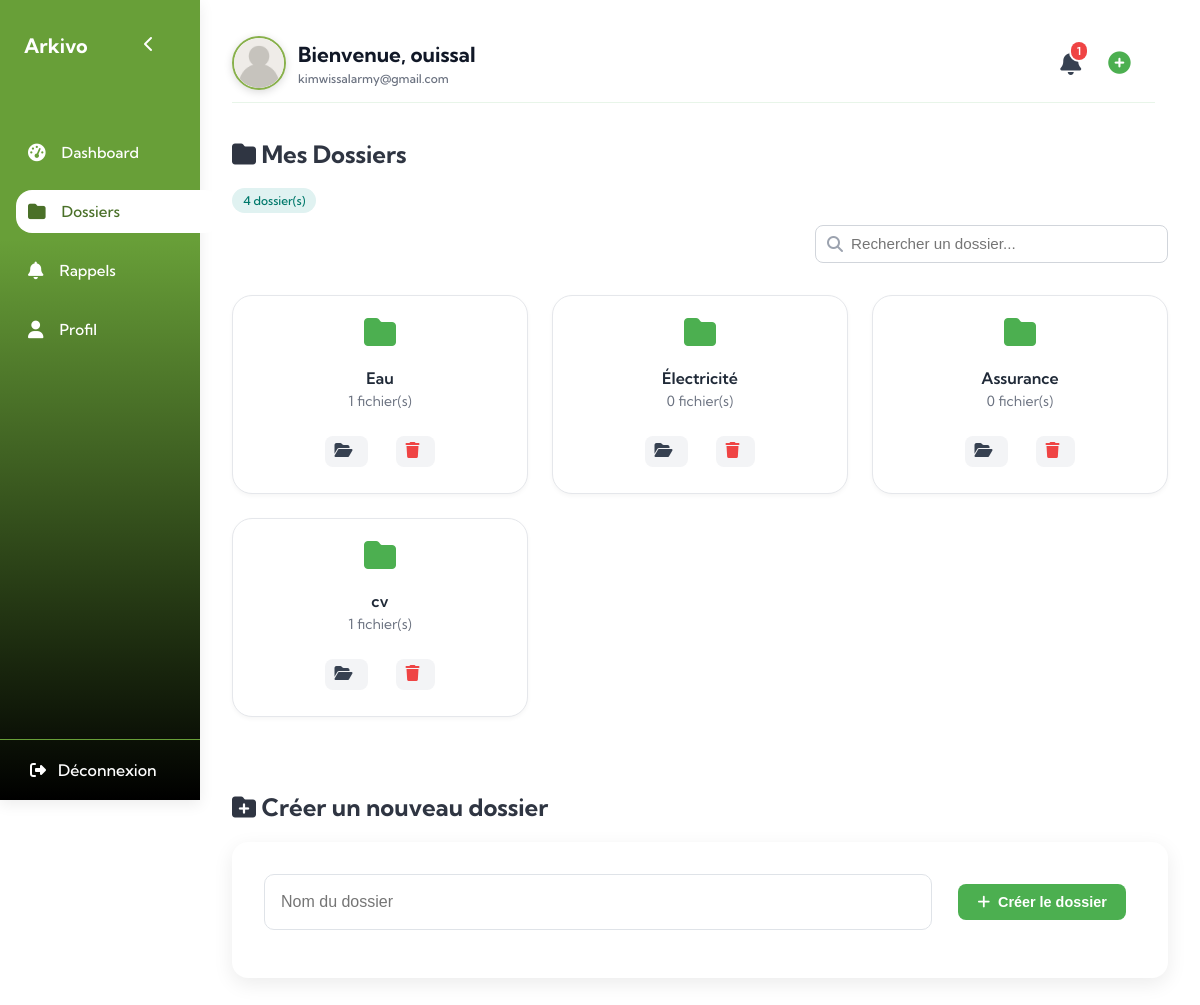
/folder (signed in), run on the app's committed database.
### tables this page shows
CREATE TABLE folders (
        id INTEGER PRIMARY KEY AUTOINCREMENT,
        name TEXT NOT NULL,
        user_id INTEGER NOT NULL,
        created_at TIMESTAMP DEFAULT CURRENT_TIMESTAMP,
        FOREIGN KEY (user_id) REFERENCES users(id)
    );

### application.py (the view)
@app.route('/folder')
def folders():
    if 'user_id' not in session:
        return redirect(url_for('index'))
    db = get_db()
    user_id = session['user_id']
    notifications = db.execute('''
        SELECT * FROM notifications
        WHERE user_id = ?
        ORDER BY id DESC
        LIMIT 10
    ''', (user_id,)).fetchall()
    notif_count = db.execute("SELECT COUNT(*) FROM notifications WHERE user_id = ?", (user_id,)).fetchone()[0]
    folders = db.execute('''
        SELECT folders.*, COUNT(files.id) AS file_count
        FROM folders
        LEFT JOIN files ON folders.id = files.folder_id
        WHERE folders.user_id = ?
        GROUP BY folders.id
    ''', (user_id,)).fetchall()
    return render_template('folder.html',
                           folders=folders,
                           notifications=notifications,
                           notif_count=notif_count)

### application.py (called while the page is built)
def get_db():
    conn = sqlite3.connect('app.db')
    conn.row_factory = sqlite3.Row
    return conn

@app.before_request
def load_profile_picture():
    user_id = session.get('user_id')
    if user_id and 'profile_pic' not in session:
        db = get_db()
        user = db.execute('SELECT profile_pic FROM users WHERE id = ?', (user_id,)).fetchone()
        if user and user['profile_pic']:
            session['profile_pic'] = url_for('static', filename=f'uploads/{user["profile_pic"]}')

### templates/folder.html (shortened to what this page needs)
<!DOCTYPE html>
<html lang="fr">
<head>
    <link rel="stylesheet" href="https://cdnjs.cloudflare.com/ajax/libs/font-awesome/6.5.0/css/all.min.css">
    <link rel="stylesheet" href="{{ url_for('static', filename='css/folder.css') }}" />
</head>
<body>
    <aside class="sidebar" id="sidebar">
        <div class="sidebar-header">
            <h1 class="logo notranslate">Arkivo</h1>
            <button class="toggle-btn" onclick="toggleSidebar()">
                <i class="fas fa-chevron-left" id="toggleIcon"></i>
            </button>
        </div>
        <nav class="sidebar-nav">
            <ul>
                <li><a href="{{ url_for('dashboard') }}"><i class="fas fa-tachometer-alt"></i> <span
                            class="link-text">Dashboard</span></a></li>
                <li><a href="{{ url_for('folders') }}" class="active"><i class="fas fa-folder"></i> <span
                            class="link-text">Dossiers</span></a></li>
                <li><a href="{{ url_for('reminders') }}"><i class="fas fa-bell"></i> <span
                            class="link-text">Rappels</span></a></li>
                <li><a href="{{ url_for('account') }}"><i class="fas fa-user"></i> <span
                            class="link-text">Profil</span></a></li>
            </ul>
        </nav>
        <div class="sidebar-footer">
            <a href="{{ url_for('logout') }}" class="logout-btn">
                <i class="fas fa-sign-out-alt"></i>
                <span class="logout-text">Déconnexion</span>
            </a>
        </div>
    </aside>
    <main class="dashboard-main" id="main">
        <section class="welcome-section fade-in">
            <div class="welcome-card">
                <div class="profile-info">
                    <div class="profile-pic">
                        <img src="{{ session.profile_pic or url_for('static', filename='img/default-profile.png') }}"
                            alt="Photo de profil" class="profile-image">
                    </div>
                    <div class="profile-text">
                        <h2>Bienvenue, {{ session.fullname }}</h2>
                        <p>{{ session.user_email }}</p>
                    </div>
                    <div class="notification-icon" title="Notifications" id="notifToggle">
                        <i class="fas fa-bell"></i>
                        {% if notif_count > 0 %}
                        <span class="badge" id="notifCount">{{ notif_count }}</span>
                        {% endif %}
                    </div>
                </div>
                <div class="upload-icon" title="Importer un fichier" onclick="openUploadModal()">
                    <i class="fas fa-plus-circle"></i>
                </div>
            </div>
        </section>
        <section class="dashboard-section fade-in">
            <div class="section-header">
                <h2><i class="fas fa-folder"></i> Mes Dossiers</h2>
                <span class="count-badge">{{ folders|length }} dossier(s)</span>
            </div>
            <div class="search-bar">
                <input type="text" id="searchInput" placeholder="Rechercher un dossier..." onkeyup="filterItems()"
                    style="padding-left: 2.2rem;">
            </div>
            <div class="folders-grid">
                {% if folders %}
                {% for folder in folders %}
                <div class="folder-card" onclick="openFilesModal({{ folder.id }})">
                    <div class="folder-icon">
                        <i class="fas fa-folder"></i>
                    </div>
                    <div class="folder-info">
                        <h3>{{ folder.name }}</h3>
                        <p>{{ folder.file_count or 0 }} fichier(s)</p>
                    </div>
                    <div class="folder-actions">
                        <button class="action-btn" title="Ouvrir le dossier"
                            onclick="event.stopPropagation(); openFilesModal({{ folder.id }})">
                            <i class="fas fa-folder-open"></i>
                        </button>
                        <form action="{{ url_for('delete_folder', folder_id=folder.id) }}" method="POST"
                            style="display: inline;" onclick="event.stopPropagation();">
                            <button type="submit" class="action-btn delete" title="Supprimer le dossier"
                                onclick="return confirm('Voulez-vous vraiment supprimer ce dossier ?')">
                                <i class="fas fa-trash"></i>
                            </button>
                        </form>
                    </div>
                </div>
                {% endfor %}
                {% endif %}
            </div>
        </section>
        <section class="dashboard-section fade-in">
            <div class="section-header">
                <h2><i class="fas fa-folder-plus"></i> Créer un nouveau dossier</h2>
            </div>
            <div class="folder-form-card">
                <form action="{{ url_for('add_folder') }}" method="POST" class="folder-form">
                    <div class="form-group">
                        <input type="text" name="folder_name" class="form-input" placeholder="Nom du dossier" required>
                        <button type="submit" class="btn btn-primary">
                            <i class="fas fa-plus"></i> Créer le dossier
                        </button>
                    </div>
                </form>
            </div>
        </section>
    </main>
</body>
</html>

### templates/folder.html (style rules this page uses)
button { padding: 8px 12px; margin: 10px; cursor: pointer; }
body { top: 0px !important; position: static !important; }

### data on the page
folders: name "Eau", id "1"
folders: name "Électricité", file_count "0"
folders: name "Assurance", file_count "0"
folders: name "cv", file_count "1"

### other printed values
{{ session.fullname }} "ouissal"
{{ session.user_email }} "kimwissalarmy@gmail.com"
{{ notif_count }} "1"
{{ folders|length }} "4"
